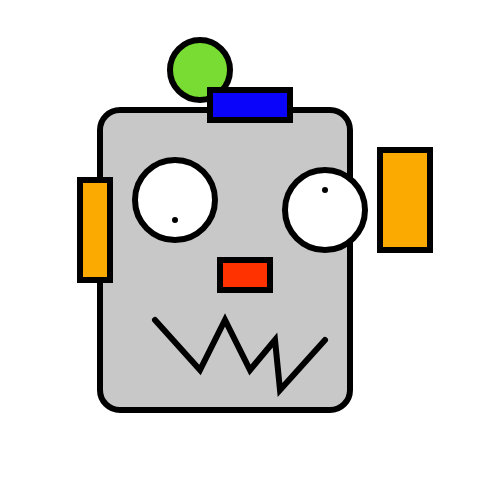
Frame 1 (no input)
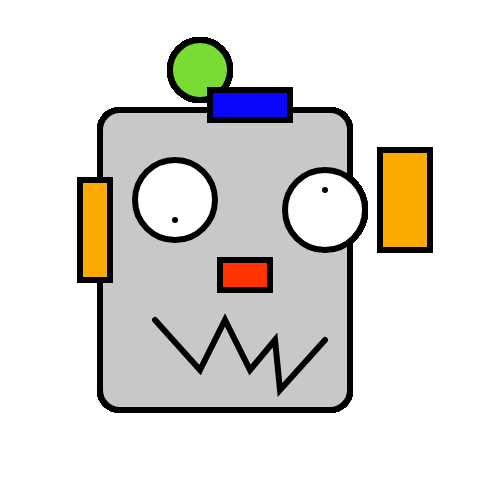
Frame 60 (no input)
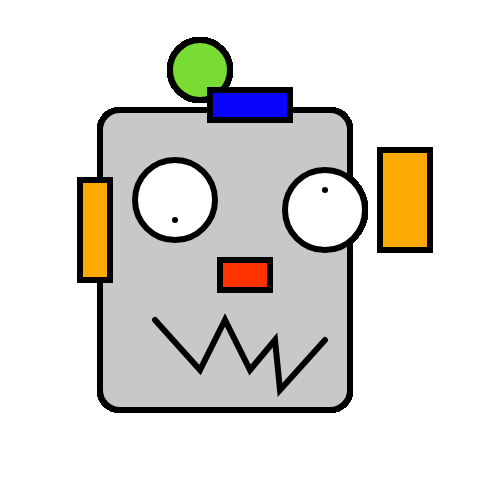
Frame 120 (the mouse pressed at the canvas centre since frame 60)

The p5.js sketch that drew these frames (run headless with seeded random() and noise() and a simulated clock; from frame 60 on, the mouse is pressed at the canvas centre):

// p5.js sketch
// ── sketch.js
function setup() {
  //create a canvas for the robot
  createCanvas(500, 500);
}

function draw() {
  strokeWeight(6);

  //robots head
  fill(200);
  rect(100, 110, 250, 300, 20);

  //robots antenna
  fill(120, 220, 50);
  ellipse(200, 70, 60, 60);

  fill(10, 5, 250);
  rect(210, 90, 80, 30);

  //robots eyes
  fill(255);
  ellipse(175, 200, 80, 80);
  point(175, 220);
  ellipse(325, 210, 80, 80);
  point(325, 190);

  //robots nose
  fill(260, 50, 0);
  rect(220, 260, 50, 30);

  //robots ears
  fill(250, 170, 0);
  rect(80, 180, 30, 100);
  rect(380, 150, 50, 100);

  //robots mouth
  noFill();
  beginShape();
  vertex(155, 320);
  vertex(200, 370);
  vertex(225, 320);
  vertex(250, 370);
  vertex(275, 340);
  vertex(280, 390);
  vertex(325, 340);
  endShape();
}
